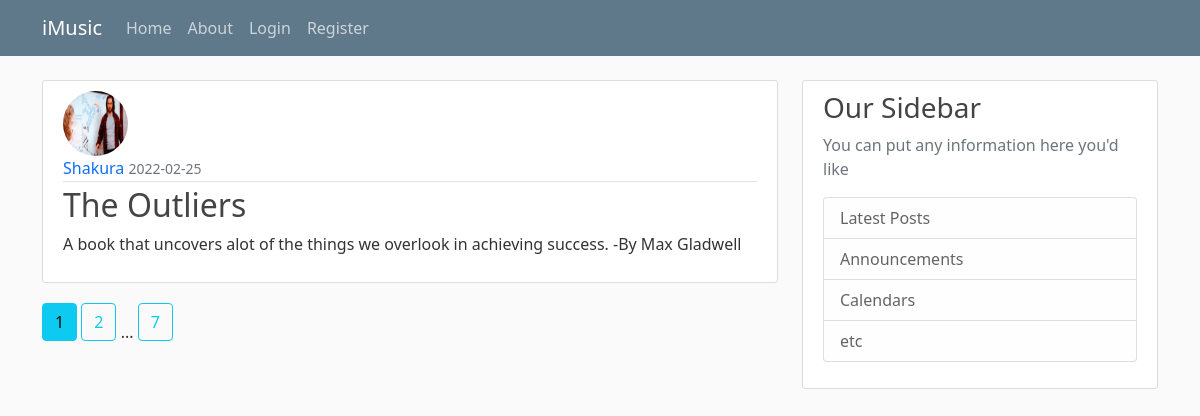
The page /home on the database its author committed.
### flaskblog/models.py (models this page shows, shortened)
class Post(db.Model):
    id = db.Column(db.Integer, primary_key = True)
    title = db.Column(db.String(100), nullable=False)
    content = db.Column(db.Text, nullable=False)
    date_posted = db.Column(db.DateTime, nullable=False, default=datetime.utcnow)
    user_id = db.Column(db.Integer, db.ForeignKey('user.id'), nullable = False)

class User(db.Model, UserMixin):
    id = db.Column(db.Integer, primary_key = True)
    username = db.Column(db.String(20), unique = True, nullable = False)
    email = db.Column(db.String(120), unique = True, nullable = False)
    password = db.Column(db.String(60),  nullable = False)
    img_file = db.Column(db.String(20), nullable=False, default = 'default.jpg')
    post = db.relationship('Post', backref='author', lazy = True)

### flaskblog/routes.py (the view)
@app.route('/')
@app.route('/home')
def home():
    page = request.args.get('page', 1, type=int)
    posts = Post.query.paginate(page = page, per_page = 1)
    return render_template('home.html', posts=posts)

### flaskblog/templates/home.html
{% extends 'layout.html' %}
{% block content %}
    {% for post in posts.items %}
       <article class="media content-section">
           <img class = 'rounded-circle article-img' src="{{ url_for ('static', filename = 'profile_pic/' + post.author.img_file)}}">
           <div class="media-body">
                <div class="article-metadata">
                    <a class="mr-2" href="#" style="text-decoration: none;"> {{ post.author.username }} </a>
                    <small class="text-muted"> {{ post.date_posted.strftime('%Y-%m-%d') }} </small>
                </div>
                <h2><a class="article-title" href ="{{ url_for('post', post_id=post.id) }}" style="text-decoration: none;" > {{ post.title }} </a></h2>
                <p class="article-content"> {{ post.content }} </p>
            </div>
       </article>
    {% endfor %}
    {% for page_num in posts.iter_pages(left_edge=1, right_edge=1,left_current=1, right_current=2) %}
        {% if page_num %}
            {% if posts.page == page_num %}
                <a class="btn btn-info mb-4" href="{{ url_for('home', page=page_num) }}"> {{ page_num }}</a>
            {% else %}
                <a class="btn btn-outline-info mb-4" href="{{ url_for('home', page=page_num) }}"> {{ page_num }}</a>
            {% endif %}
        {% else %}
            ...
        {% endif %}
    {% endfor %}
{% endblock content %}

### flaskblog/templates/layout.html (shortened to what this page needs)
<!DOCTYPE html>
<html lang="en">
<head>
    <link href="https://cdn.jsdelivr.net/npm/bootstrap@5.1.3/dist/css/bootstrap.min.css" rel="stylesheet">
    <link href="{{ url_for('static', filename='main.css') }}" rel="stylesheet" >
</head>
<body>
    <header class="site-header">
        <nav class="navbar navbar-expand-md navbar-dark bg-steel fixed-top">
          <div class="container">
            <a class="navbar-brand mr-4" href="/">iMusic </a>
            <div class="collapse navbar-collapse" id="navbarToggle">
              <div class="navbar-nav mr-auto">
                <a class="nav-item nav-link" href="/">Home</a>
                <a class="nav-item nav-link" href="/about">About</a>
              </div>
              <div class="navbar-nav right" >
                {% if current_user.is_authenticated %}
                  <a class="nav-item nav-link" href="{{ url_for('new_post') }}"> New Post</a>
                  <a class="nav-item nav-link" href="{{ url_for('account') }}">Account</a>
                  <a class="nav-item nav-link" href="{{ url_for('logout') }}">Logout</a>
                  {% else %}
                  <a class="nav-item nav-link" href="{{ url_for('login') }}">Login</a>
                  <a class="nav-item nav-link" href=" {{ url_for('register') }}">Register</a>
                {% endif %}
              </div>
            </div>
          </div>
        </nav>
      </header>
      <main role="main" class="container">
        <div class="row">
            <div class="col-md-8">
              {% block content %}{% endblock %}
            </div>
            <div class="col-md-4">
                <div class="content-section">
                    <h3>Our Sidebar</h3>
                    <p class="text-muted">
                        You can put any information here you'd like
                      <ul class="list-group">
                        <li class="list-group-item list-group-item-light">Latest Posts</li>
                        <li class="list-group-item list-group-item-light">Announcements</li>
                        <li class="list-group-item list-group-item-light">Calendars</li>
                        <li class="list-group-item list-group-item-light">etc</li>
                      </ul>
                    </p>
                </div>
            </div>
        </div>
        </main>
</body>
</html>

### flaskblog/static/main.css (style rules this page uses)
body { background: #fafafa; color: #333333; margin-top: 5rem; }
h1, h2, h3, h4, h5, h6 { color: #444444; }
.bg-steel { background-color: #5f788a; }
.site-header .navbar-nav .nav-link { color: #cbd5db; }
.content-section { background: #ffffff; padding: 10px 20px; border: 1px solid #dddddd; border-radius: 3px; margin-bottom: 20px; }
.article-title { color: #444444; }
.article-content { white-space: pre-line; }
.article-img { height: 65px; width: 65px; margin-right: 16px; }
.article-metadata { padding-bottom: 1px; margin-bottom: 4px; border-bottom: 1px solid #e3e3e3 }

### rows shown on the page
Post: img_file (picture), author.username "Shakura", date_posted "2022-02-25", title "The Outliers", content "A book that uncovers alot of the things we overlook in achieving success. -By Max Gladwell"

### other values the page prints
{{ page_num }} "1"
{{ page_num }} "2" "7"
